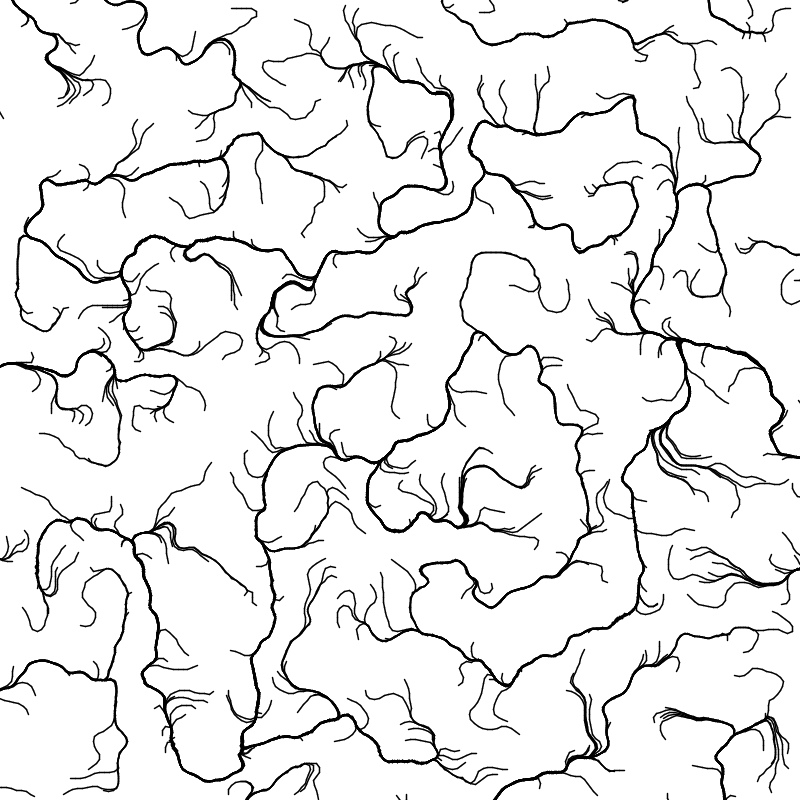
Frame 1 (no input)
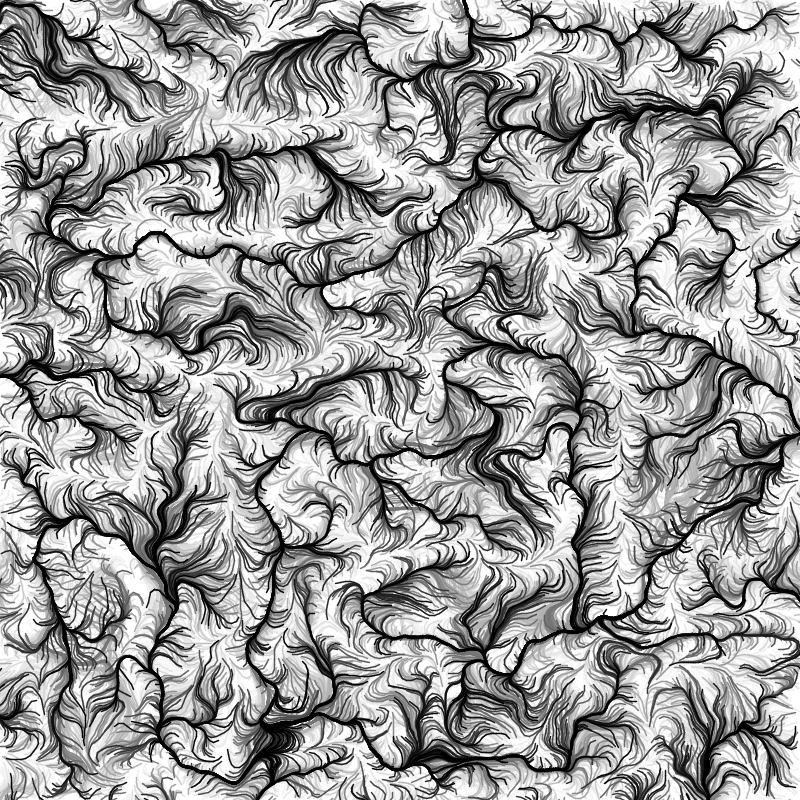
Frame 60 (the mouse pressed at the canvas centre just before this capture)
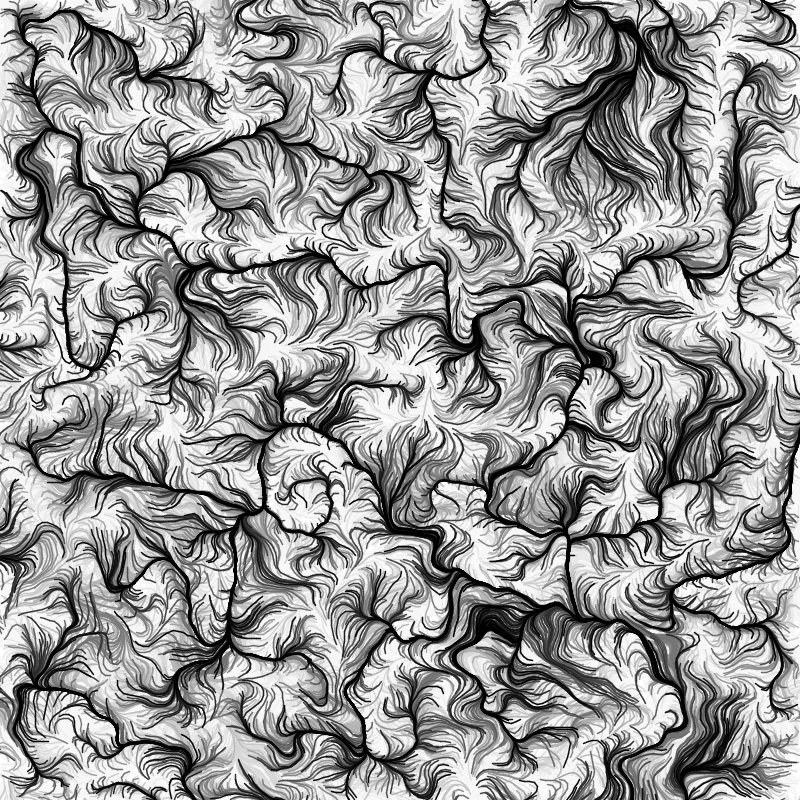
Frame 120 (the mouse held since frame 60 and released just before this capture)

The Processing sketch that drew these frames (run headless with seeded random() and noise(); from frame 60 on, the mouse is pressed at the canvas centre):

// Processing sketch: flow_field_with_color
// ── flow_field_with_color.pde
int seed = 157;
float timeSpeed = 0.005;
float noiseScale = 0.01;
float stepSize = 5;

PVector[][] field;

int colorCycles = 0;
color currentColor;

void setup() {
  size(800, 800);
  background(255);
  noiseSeed(seed);
  randomSeed(seed);
  field = new PVector[width][height];

  // Pre-calculate the flow field
  for (int y = 0; y < height; y++) {
    for (int x = 0; x < width; x++) {
      float noiseValue = noise(x * noiseScale, y * noiseScale);
      float angle = map(noiseValue, 0, 1, 0, TWO_PI * 4); // Map noise to an angle
      field[x][y] = PVector.fromAngle(angle);
    }
  }
}

void draw() {
  fill(255, 15);
  noStroke();
  rect(0, 0, width, height);
  
  // Set stroke color based on whether we are in a color cycle
  if (colorCycles > 0) {
    stroke(currentColor);
    colorCycles--;
  } else {
    stroke(0);
  }
  
  strokeWeight(1.5);

  for (int i = 0; i < 500; i++) {
    float startX = random(width);
    float startY = random(height);

    for (int j = 0; j < 50; j++) {
      PVector currentVector;
      if (startX >= 0 && startX < width && startY >= 0 && startY < height) {
        currentVector = field[int(startX)][int(startY)];
      } else {
        break;
      }

      float endX = startX + currentVector.x * stepSize;
      float endY = startY + currentVector.y * stepSize;
      line(startX, startY, endX, endY);

      startX = endX;
      startY = endY;
    }
  }

  if (frameCount % 10 == 0) {
    for (int y = 0; y < height; y++) {
      for (int x = 0; x < width; x++) {
        float noiseValue = noise(x * noiseScale, y * noiseScale, frameCount * timeSpeed);
        float angle = map(noiseValue, 0, 1, 0, TWO_PI * 4);
        field[x][y] = PVector.fromAngle(angle);
      }
    }
  }
}

void mouseClicked() {
  colorMode(HSB, 255);
  currentColor = color(random(255), 255, 255);
  colorCycles = 10;
  colorMode(RGB, 255);
}
